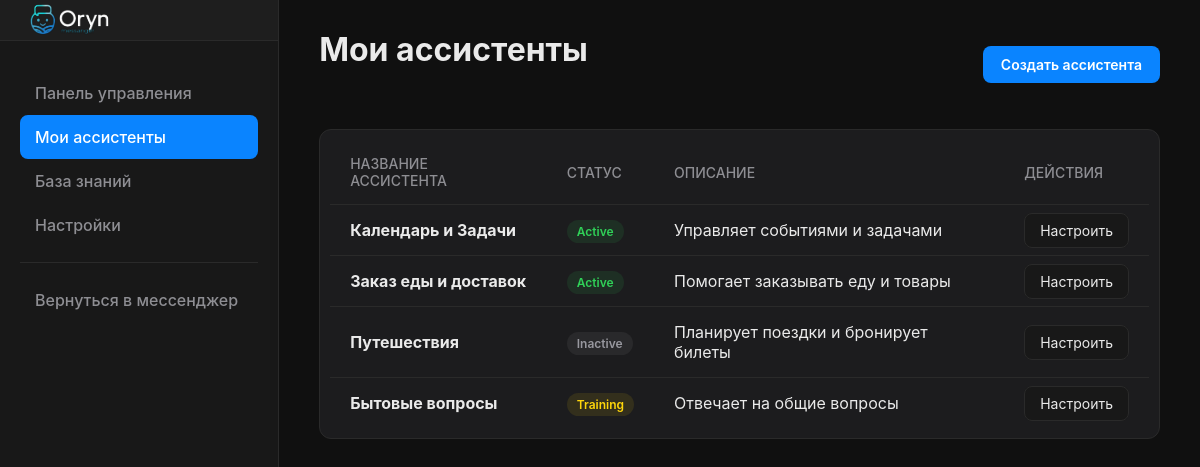
Screenshot of /assistants/my (signed in) with the database file from the repository.
### models.py (models this page shows)
class Assistant(db.Model):
    id = db.Column(db.Integer, primary_key=True)
    name = db.Column(db.String(100), nullable=False)
    description = db.Column(db.String(300))
    status = db.Column(db.String(20), nullable=False, default='inactive')
    instructions = db.Column(db.Text, nullable=True)
    user_id = db.Column(db.Integer, db.ForeignKey('user.id'), nullable=False)
    tools = db.Column(db.String(500), nullable=True) # Хранит названия инструментов через запятую
    knowledge_sources = db.relationship('Knowledge', backref='assistant', lazy=True, cascade="all, delete-orphan")

### server.py (the view)
@app.route('/assistants/my')
@login_required
def my_assistants_page():
    user_assistants = Assistant.query.filter_by(user_id=current_user.id).all()
    return render_template('my_assistants.html', assistants=user_assistants)

### server.py (called while the page is built)
def get_locale():
    lang = request.args.get('lang')
    if lang in app.config['LANGUAGES']:
        session['lang'] = lang
    return session.get('lang', request.accept_languages.best_match(app.config['LANGUAGES'].keys()))

@app.context_processor
def inject_conf_var():
    return dict(
        AVAILABLE_LANGUAGES=app.config['LANGUAGES'],
        CURRENT_LANGUAGE=get_locale()
    )

@login_manager.user_loader
def load_user(user_id):
    return db.session.get(User, int(user_id))

### templates/my_assistants.html (shortened to what this page needs)
{% extends "assistants_layout.html" %}
{% block content %}
<header class="main-header with-action">
    <h1>{{ _('Мои ассистенты') }}</h1>
    <a href="{{ url_for('create_assistant') }}" class="action-btn-primary">{{ _('Создать ассистента') }}</a>
</header>
<div class="content-table">
    {% if assistants %}
    <table>
        <thead>
            <tr>
                <th>{{ _('Название ассистента') }}</th>
                <th>{{ _('Статус') }}</th>
                <th>{{ _('Описание') }}</th>
                <th>{{ _('Действия') }}</th>
            </tr>
        </thead>
        <tbody>
            {% for assistant in assistants %}
            <tr>
                <td><strong>{{ assistant.name }}</strong></td>
                <td>
                    <span class="status-badge {{ assistant.status }}">{{ _(assistant.status) }}</span>
                </td>
                <td>{{ assistant.description or '' }}</td>
                <td>
                    <a href="{{ url_for('configure_assistant', assistant_id=assistant.id) }}" class="action-btn">{{ _('Настроить') }}</a>
                </td>
            </tr>
            {% endfor %}
        </tbody>
    </table>
    {% else %}
        <p class="empty-state">{{ _('У вас еще нет ассистентов. Нажмите "Создать ассистента", чтобы добавить первого.') }}</p>
    {% endif %}
</div>
{% endblock %}

### templates/assistants_layout.html (shortened to what this page needs)
<!DOCTYPE html>
<html lang="{{ CURRENT_LANGUAGE }}">
<head>
    <link rel="stylesheet" href="{{ url_for('static', filename='css/assistants.css') }}">
</head>
<body>
    <div class="dashboard-layout">
        <nav class="sidebar">
            <div class="sidebar-header">
                <a href="{{ url_for('assistants_dashboard') }}">
                    <img src="{{ url_for('static', filename='img/oryn_logo.svg') }}" alt="Oryn Logo" class="sidebar-logo assistant-logo">
                </a>
            </div>
            <ul>
                <li class="{{ 'active' if request.endpoint == 'assistants_dashboard' else '' }}"><a href="{{ url_for('assistants_dashboard') }}">{{ _('Панель управления') }}</a></li>
                <li class="{{ 'active' if request.endpoint == 'my_assistants_page' else '' }}"><a href="{{ url_for('my_assistants_page') }}">{{ _('Мои ассистенты') }}</a></li>
                <li class="{{ 'active' if request.endpoint == 'knowledge_base_page' else '' }}"><a href="{{ url_for('knowledge_base_page') }}">{{ _('База знаний') }}</a></li>
                <li class="{{ 'active' if request.endpoint == 'assistants_settings_page' else '' }}"><a href="{{ url_for('assistants_settings_page') }}">{{ _('Настройки') }}</a></li>
                <li class="separator"></li>
                <li><a href="{{ url_for('index') }}">{{ _('Вернуться в мессенджер') }}</a></li>
            </ul>
        </nav>
        <main class="main-content">
            {% block content %}{% endblock %}
        </main>
    </div>
</body>
</html>

### static/css/assistants.css (style rules this page uses)
:root { --background-color: #101010; --sidebar-color: #181818; --widget-color: #1C1C1E; --primary-text-color: #EAEAEA; --secondary-text-color: #8E8E93; --accent-color: #0A84FF; --border-color: #2A2A2A; --status-active: #34C759; --status-inactive: #8E8E93; --status-training: #FF9500; }
body { font-family: -apple-system, BlinkMacSystemFont, "Segoe UI", Roboto, Helvetica, Arial, sans-serif; margin: 0; background-color: var(--background-color); color: var(--primary-text-color); }
.dashboard-layout { display: flex; min-height: 100vh; }
.sidebar { width: 240px; background-color: var(--sidebar-color); border-right: 1px solid var(--border-color); padding: 20px; display: flex; flex-direction: column; }
.sidebar ul { list-style: none; padding: 0; margin: 0; }
.sidebar ul li a { display: block; padding: 12px 15px; border-radius: 8px; color: var(--secondary-text-color); text-decoration: none; font-weight: 500; transition: background-color 0.2s, color 0.2s; }
.sidebar ul li.active a { background-color: var(--accent-color); color: white; }
.sidebar ul li.separator { height: 1px; background-color: var(--border-color); margin: 15px 0; }
.main-content { flex-grow: 1; padding: 30px 40px; }
.main-header h1 { font-size: 32px; margin: 0 0 30px 0; }
.content-table { margin-top: 30px; background-color: var(--widget-color); border: 1px solid var(--border-color); border-radius: 12px; padding: 10px; }
table { width: 100%; border-collapse: collapse; }
th, td { padding: 15px 20px; text-align: left; border-bottom: 1px solid var(--border-color); }
thead th { font-size: 14px; font-weight: 500; color: var(--secondary-text-color); text-transform: uppercase; }
tbody tr:last-child td { border-bottom: none; }
.status-badge { padding: 4px 10px; border-radius: 12px; font-size: 12px; font-weight: 600; text-transform: capitalize; }
.status-badge.active { color: #30D158; background-color: rgba(48, 209, 88, 0.1); }
.status-badge.inactive { color: #98989F; background-color: rgba(152, 152, 159, 0.1); }
.status-badge.training { color: #FFD60A; background-color: rgba(255, 214, 10, 0.1); }
.action-btn { background-color: var(--sidebar-color); color: var(--primary-text-color); padding: 8px 15px; border-radius: 8px; text-decoration: none; font-size: 14px; border: 1px solid var(--border-color); transition: background-color 0.2s; }
.sidebar-header { margin: -20px -20px 30px -20px; padding: 0 20px; background-color: #1e1e1e; border-bottom: 1px solid var(--border-color); height: 40px; display: flex; align-items: center; }
.sidebar-logo.assistant-logo { height: 100px; width: auto; display: block; }
.main-header.with-action { display: flex; justify-content: space-between; align-items: center; }
.action-btn-primary { background-color: var(--accent-color); color: white; padding: 10px 18px; border-radius: 8px; text-decoration: none; font-weight: 600; font-size: 14px; transition: filter 0.2s; }

### rows the page displays
Assistant: name "Календарь и Задачи", description "Управляет событиями и задачами"
Assistant: name "Заказ еды и доставок", description "Помогает заказывать еду и товары"
Assistant: name "Путешествия", description "Планирует поездки и бронирует билеты"
Assistant: name "Бытовые вопросы", description "Отвечает на общие вопросы"
